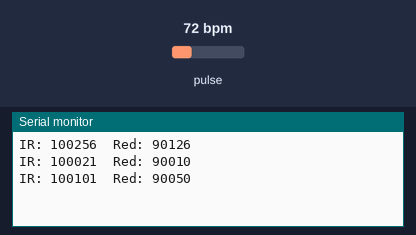
Bench run of a sketch on a simulated Arduino Uno, built with avr-gcc and run on an emulated ATmega328P. Parts: the last lines printed to the serial monitor. The test bench sets the inputs (shaded band); at power-on: pulse 72 bpm.

Above: at 2.2 s.
2.3 s: pulse set to 42 bpm
At 3.0 s:
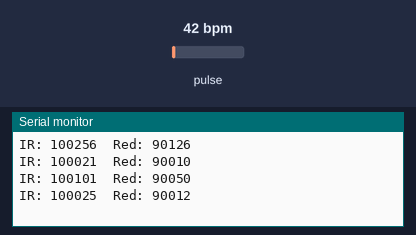
3.8 s: pulse set to 70 bpm
At 4.5 s:
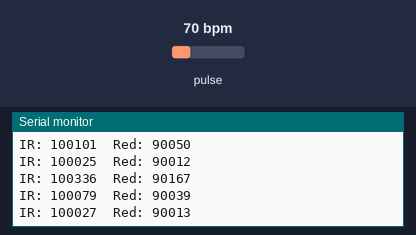
Timing chart, 0 to 6.8 s (numbered marks = the images above; inputs shaded):
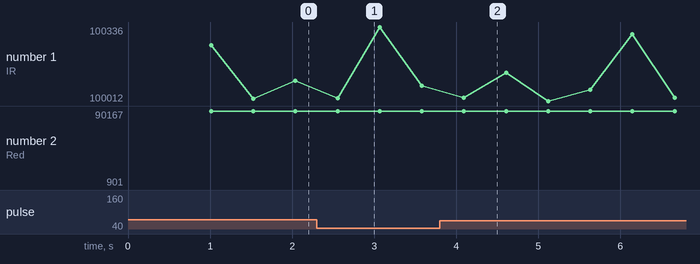

Measured:
- after the input at 2.3 s, the serial monitor: prints a new line after 0.25 s (image 1)
- after the input at 3.8 s, the serial monitor: prints a new line after 0.29 s (image 2)
- plotted number 1: 100101 → 100079 after the input at 2.3 s, 100079 → 100318 after the input at 3.8 s
- plotted number 2: 90050 → 90039 after the input at 2.3 s, 90039 → 901 after the input at 3.8 s

The sketch:

sketch_jun21a.ino
```cpp
#include <Wire.h>
#include "MAX30105.h"

MAX30105 particleSensor;

void setup() {
  Serial.begin(9600);
  delay(1000);

  // Inisialisasi sensor
  if (!particleSensor.begin(Wire, I2C_SPEED_STANDARD)) {
    Serial.println("Sensor MAX30102 tidak terdeteksi. Cek koneksi!");
    while (1);
  }

  // Konfigurasi sensor
  particleSensor.setup();
  particleSensor.setPulseAmplitudeRed(0x0A);    // LED merah
  particleSensor.setPulseAmplitudeIR(0x0A);     // LED inframerah
}

void loop() {
  long irValue = particleSensor.getIR();    // Sinyal inframerah (IR)
  long redValue = particleSensor.getRed();  // Sinyal LED merah

  // Tampilkan nilai ke Serial Monitor
  Serial.print("IR: ");
  Serial.print(irValue);
  Serial.print("\tRed: ");
  Serial.println(redValue);

  delay(500);
}
```
